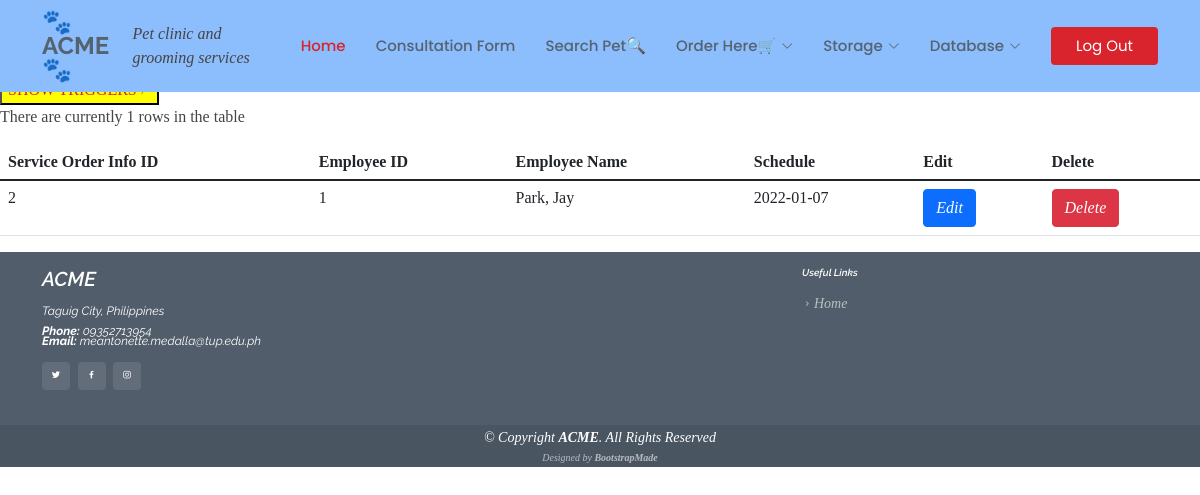
Screenshot of /Ordindex.php (signed in) with the database file from the repository.
### tables this page shows
CREATE TABLE `servorderinfo` (
  `servordinfoID` int(11) NOT NULL AUTO_INCREMENT,
  `employID` int(11) NOT NULL,
  `sched` date NOT NULL,
  PRIMARY KEY (`servordinfoID`),
  KEY `employID` (`employID`),
  CONSTRAINT `servorderinfo_ibfk_2` FOREIGN KEY (`employID`) REFERENCES `employee` (`EmployeeID`) ON DELETE CASCADE ON UPDATE CASCADE
);

CREATE TABLE `employee` (
  `EmployeeID` int(11) NOT NULL AUTO_INCREMENT,
  `lastName` varchar(250) NOT NULL,
  `firstName` varchar(250) NOT NULL,
  `email` varchar(250) NOT NULL,
  `pass` text NOT NULL,
  `hiredDate` date NOT NULL,
  `Img` mediumblob NOT NULL,
  PRIMARY KEY (`EmployeeID`)
);

### Ordindex.php (the view, shortened to what this page needs)
<?php
include ("includes/header.php");
include ("includes/config.php");
include ("includes/bootstrap.php");
?>
<h6> Orders </h6>
<button style="background-color:yellow; border-color:black; color:black"><a href="ordertrigger.php">SHOW TRIGGERS &#128498;</button></a>
<div class="panel-body table-responsive">
<table class="table">
    <thead>
       <tr>
       <th>Service Order Info ID</th>
        <th>Employee ID</th>
        <th>Employee Name</th>
        <th>Schedule</th>
        <th>Edit</th>
        <th>Delete</th>
        </tr>
     </thead>
     <tbody>
<?php
if (!isset($_SESSION['EmployeeID'])){
  require("includes/login_functions.inc.php");
 echo "<script>alert('please log in to view list of orders');document.location='login.php'</script>";
}
else {
$sql = "SELECT * FROM servorderinfo so INNER JOIN employee e ON so.employID = e.EmployeeID";
$result = mysqli_query( $conn,$sql );
$num_rows = mysqli_num_rows( $result );
echo "There are currently $num_rows rows in the table<P>";
echo "<tr>\n";
  while ($row = mysqli_fetch_assoc($result)) {
        echo "<td>".$row['servordinfoID']."</td>";
        echo "<td>".$row['employID']."</td>";
        echo "<td>".$row['lastName']. ", " .$row['firstName'] ."</td>";
        echo "<td>".$row['sched']."</td>";
        echo  "<ul class='action-list'>";
        echo "<td align='left'><a href='ordedit.php?cust_id=".$row['servordinfoID']."'> <i class='btn btn-primary'>Edit</a></i></td>";
        echo "<td align='left'><a href='orddelete.php?cust_id=".$row['servordinfoID']."'> <i class='btn btn-danger'>Delete</a></i></td>";
      echo "</ul><i class='action-list'> \n";
        echo "</tr>\n";
    }
}
 ?>
   </tbody>
</table>
</div>
<?php
include("includes/footer.php");
?>

### assets/css/style.css (style rules this page uses)
body { font-family: "Times New Roman", sans-serif; color: #444444; }
a { text-decoration: none; color: #d9232d; }
h1, h2, h3, h4, h5, h6 { font-family: "Raleway", sans-serif; }

### rows the page displays
servorderinfo: servordinfoID "2", employID "1", employID.lastName "Park", employID.firstName "Jay", sched "2022-01-07"
